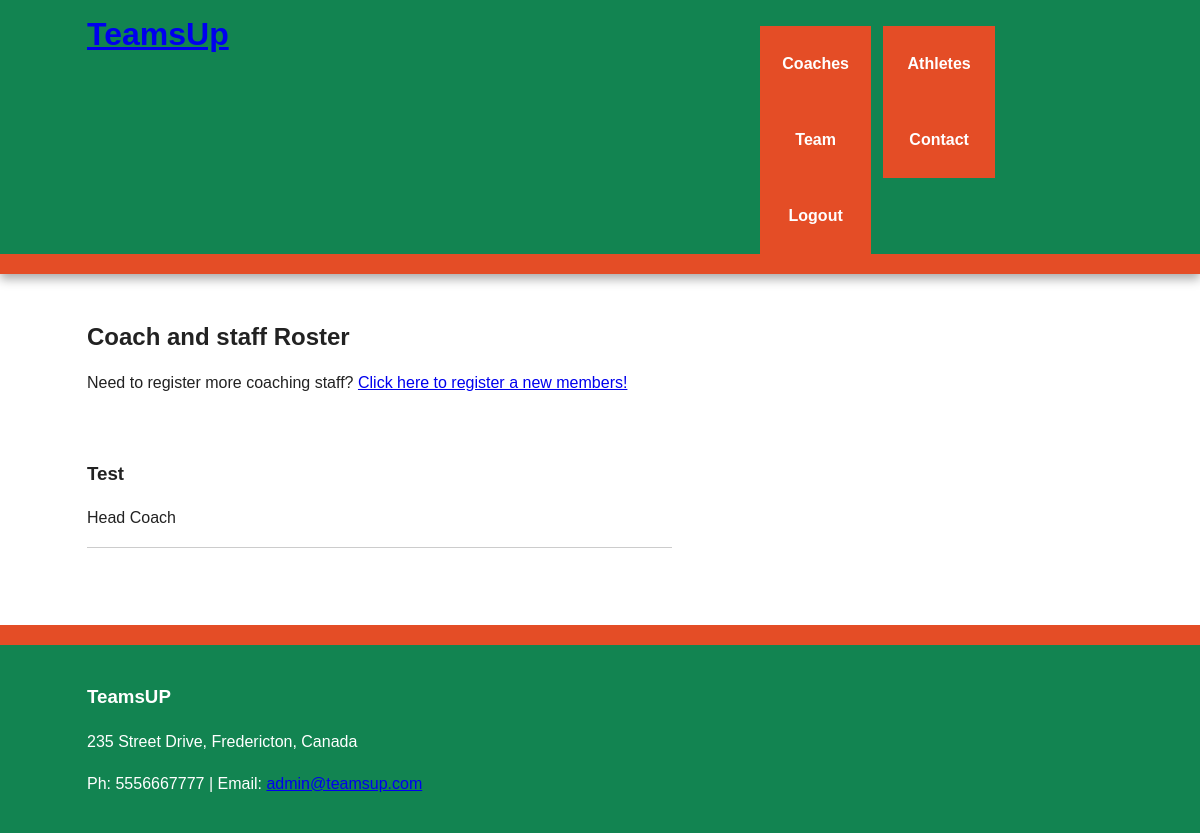
/coaches (signed in), run on an earlier commit of the app's database.
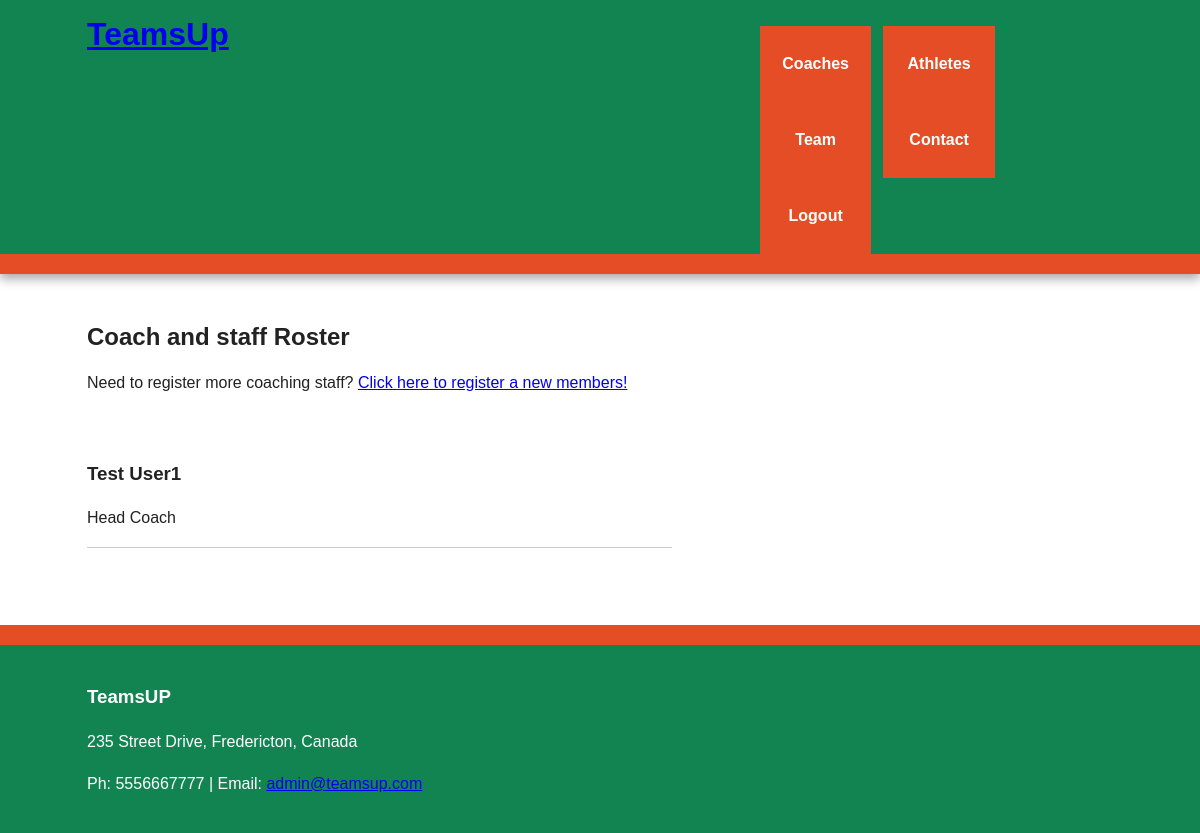
And on a later commit of the database.
### flask_package/models.py (models this page shows, shortened)
class User(UserMixin, db.Model):
    id = db.Column(db.Integer, primary_key=True)
    name = db.Column(db.String(140), index=True, unique=False)
    role = db.Column(db.String(140), index=True, unique=False)
    email = db.Column(db.String(140), index=True, unique=True)
    username = db.Column(db.String(140), index=True, unique=True)
    password_hash = db.Column(db.String(140))
    staffs = db.relationship('Staff', backref='user', lazy='dynamic')
    teams = db.relationship('Team', backref='user', lazy='dynamic')
    joined_at_date = db.Column(db.DateTime(), index=True, default=datetime.utcnow)

### flask_package/routes.py (the view)
@app.route('/coaches')
@login_required
def coaches():
    coaches = User.query.filter_by(id=current_user.id)
    staff = Staff.query.filter_by(user_id=current_user.id)
    return render_template('coaches.html', coaches=coaches, staff=staff)

### flask_package/models.py (called while the page is built)
@login_manager.user_loader
def load_user(user_id):
    return User.query.get(int(user_id))

### flask_package/templates/coaches.html (shortened to what this page needs)
{% extends 'base.html' %}
{% block content%}
    <h2>Coach and staff Roster</h2>
    <p>Need to register more coaching staff? <a href="{{ url_for('register_staff') }}">Click here to register a new members!</a></p>
    {% for coach in coaches %}
        <article class="main wrapper clearfix">
            <h3>{{ coach.name }} </h3>
            <p>{{ coach.role}}</p>
            <hr>
        </article>
    {% endfor %}
{% endblock%}

What changed in the data, as far as the page shows it:
changed User "Head Coach": name "Test" → "Test User1"
